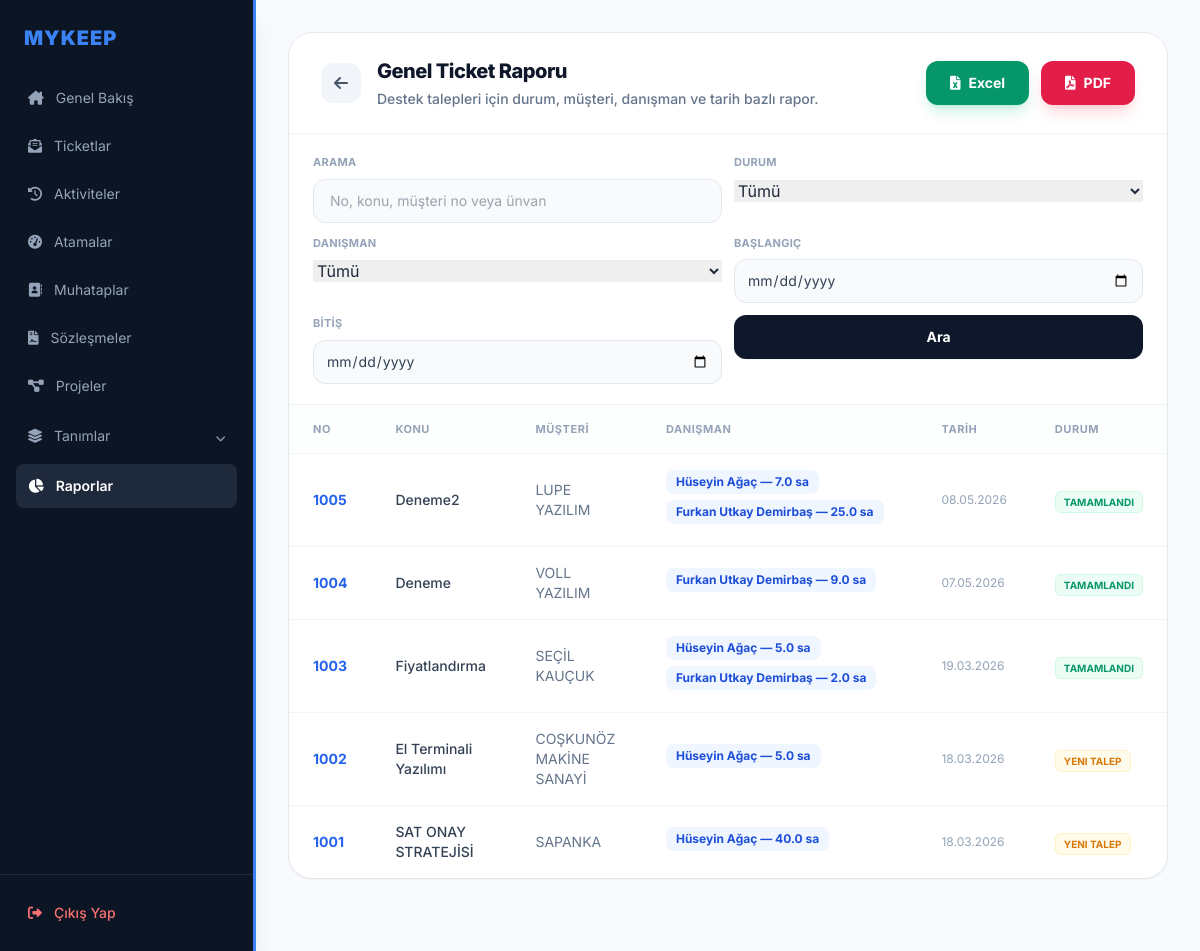
Page /raporlar/ticket/ (signed in) on the earlier database version.
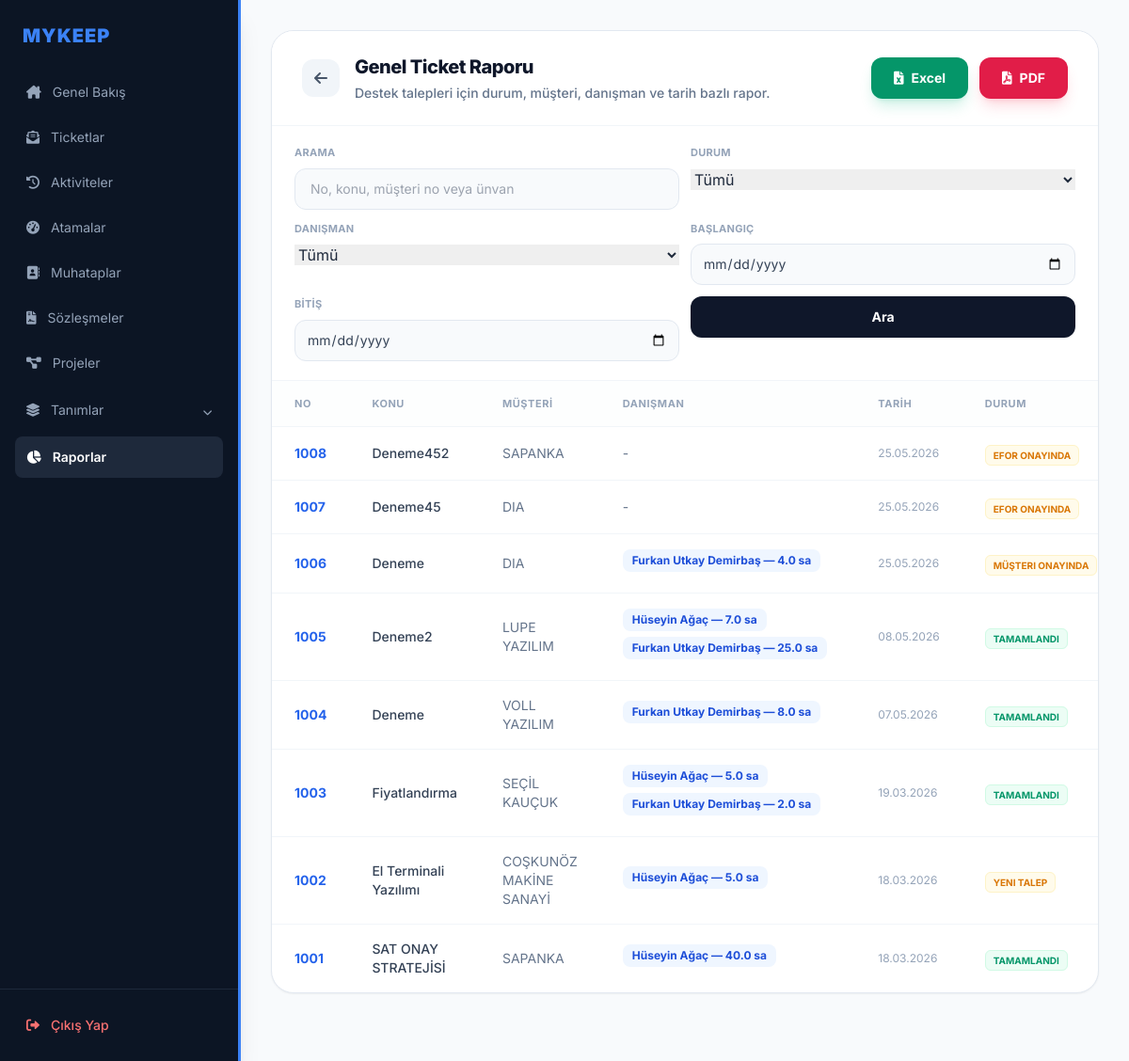
Same page on the later database version.
### ticket/models.py (models this page shows, shortened)
class ticket(models.Model):
    ticketno = models.IntegerField(primary_key=True, unique=True, blank=True)
    konu: models.CharField= models.CharField(max_length=100)
    unvan = models.ForeignKey("muhatap.muhatap", to_field="unvan", on_delete=models.CASCADE, null=True)
    sozlesmeno = models.ForeignKey("sozlesme.sozlesmeler", to_field="sozlesmeno", on_delete=models.CASCADE, null=True)
    bolumkod = models.ForeignKey("modul.bolum", to_field="kod", on_delete=models.CASCADE, null=True)
    destekturu = models.ForeignKey("destekturu.destektur", to_field="definition", on_delete=models.PROTECT, null=True)
    taleptarih = models.DateTimeField(default=timezone.now)
    termintarih = models.DateTimeField(null=True, blank=True)
    oncelikkod = models.ForeignKey("destekturu.oncelik", to_field="kod", on_delete=models.CASCADE, null=True)
    aciklama = models.TextField(null=True, blank=True)
    durumtanim = models.ForeignKey("statu", to_field="durumtanim", on_delete=models.CASCADE, null=True)
    faturadurum = models.ForeignKey("faturalama", to_field="faturadurum", on_delete=models.CASCADE, null=True)
    danisman = models.ManyToManyField("modul.danisman", blank=True, related_name="ticket_danismanlar")
    efor = models.FloatField(null=True, blank=True)
    onay = models.BooleanField(default=False)
    musteri_ticket_no = models.CharField(max_length=50, null=True, blank=True, verbose_name="Müşteri Ticket No")

class statu(models.Model):
    durumtanim = models.CharField(max_length=70, null=True, unique=True)

### muhatap/models.py (models this page shows, shortened)
class muhatap(models.Model):
    unvan = models.CharField(max_length=100,unique=True)
    vkn = models.CharField(max_length=11)
    adres = models.TextField()
    telefon =models.CharField(max_length=10, null=True)
    grupkod = models.ForeignKey("hesapgrubu", to_field="grupkod", on_delete=models.CASCADE ,null=True)
    slug = models.SlugField(max_length=100,unique=True,null=True)
    aktif = models.BooleanField(default=False,null=True)

### modul/models.py (models this page shows, shortened)
class danisman(models.Model):
    username = models.CharField(max_length=10, unique=True)
    isim = models.CharField(max_length=40)
    email = models.EmailField(max_length=100, null=True, blank=True)
    telefon = models.CharField(max_length=10)
    tur = models.CharField(
        max_length=20,
        choices=[('İç Kaynak', 'İç Kaynak'), ('Dış Kaynak', 'Dış Kaynak')],
        default='İç Kaynak',
        verbose_name="Danışman Türü"
    )
    yetkinlik = models.ManyToManyField(bolum, related_name="yetkinlikler")

### raporlar/views.py (the view)
# urls.py: path('raporlar/ticket/', raporlar_views.ticket_rapor_detay, name='ticket_rapor_detay'),
def ticket_rapor_detay(request):
    ticketlar = _ticket_queryset(request)
    context = _filter_context(request)
    context.update({
        "ticketlar": ticketlar,
        "rapor_baslik": "Genel Ticket Raporu",
        "rapor_aciklama": "Destek talepleri için durum, müşteri, danışman ve tarih bazlı rapor.",
        "show_excel": True,
        "export_excel_url": reverse("rapor_indir_excel"),
        "export_pdf_url": reverse("ticket_rapor_pdf"),
    })
    return render(request, "ticket_rapor_detay.html", context)

### templates/ticket_rapor_detay.html (shortened to what the changed rows need)
{% extends 'base.html' %}
{% block content %}
<div class="bg-white border border-slate-200 rounded-3xl shadow-sm overflow-hidden mb-10">
    <div class="px-8 py-6 border-b border-slate-100 flex justify-between items-center bg-white">
        <div class="flex items-center space-x-4">
            <div>
                <h2 class="text-xl font-extrabold text-slate-900 tracking-tight">{{ rapor_baslik }}</h2>
            </div>
        </div>
    </div>
    <div class="overflow-x-auto">
        <table class="w-full text-left border-collapse">
            <thead>
                <tr class="text-[11px] uppercase tracking-wider text-slate-400 font-bold border-b border-slate-100 bg-slate-50/30">
                    <th class="px-6 py-4">No</th>
                    <th class="px-6 py-4">Konu</th>
                    <th class="px-6 py-4">Müşteri</th>
                    <th class="px-6 py-4">Danışman</th>
                    <th class="px-6 py-4">Tarih</th>
                    <th class="px-6 py-4">Durum</th>
                </tr>
            </thead>
            <tbody class="divide-y divide-slate-100">
                {% for t in ticketlar %}
                <tr class="hover:bg-slate-50/80 transition group">
                    <td class="px-6 py-4 text-sm font-bold text-blue-600">
                        <a href="{% url 'ticket_duzenle' t.pk %}" class="hover:underline hover:text-blue-800 transition">{{ t.ticketno }}</a>
                    </td>
                    <td class="px-6 py-4 text-sm text-slate-700 font-medium">
                        <a href="{% url 'ticket_duzenle' t.pk %}" class="hover:text-blue-600 transition">{{ t.konu }}</a>
                    </td>
                    <td class="px-6 py-4 text-sm text-slate-500">
                        {% if t.unvan %}
                            <a href="{% url 'muhatap_duzenle' t.unvan.pk %}" class="hover:text-blue-600 hover:underline transition">{{ t.unvan.unvan }}</a>
                        {% else %}
                            -
                        {% endif %}
                    </td>
                    <td class="px-6 py-4 text-sm text-slate-500">
                        {% for d_info in t.danisman_efor_detay %}
                            <a href="{% url 'danisman_duzenle' d_info.danisman.pk %}" class="inline-flex items-center px-2.5 py-1 rounded-lg bg-blue-50 text-blue-700 text-xs font-bold mr-1.5 mb-1.5 hover:bg-blue-100 hover:underline transition whitespace-nowrap">
                                {{ d_info.danisman.isim }} &mdash; {{ d_info.efor|default:"0" }} sa
                            </a>
                        {% empty %}
                            -
                        {% endfor %}
                    </td>
                    <td class="px-6 py-4 text-xs text-slate-400 whitespace-nowrap">{{ t.taleptarih|date:"d.m.Y" }}</td>
                    <td class="px-6 py-4 whitespace-nowrap">
                        {% if t.durumtanim and t.durumtanim.durumtanim == "Tamamlandı" %}
                            <span class="px-2 py-1 bg-emerald-50 text-emerald-600 text-[10px] font-bold rounded-md border border-emerald-100 whitespace-nowrap">TAMAMLANDI</span>
                        {% elif t.durumtanim %}
                            <span class="px-2 py-1 bg-amber-50 text-amber-600 text-[10px] font-bold rounded-md border border-amber-100 whitespace-nowrap">{{ t.durumtanim.durumtanim|upper }}</span>
                        {% else %}
                            <span class="px-2 py-1 bg-slate-100 text-slate-500 text-[10px] font-bold rounded-md border border-slate-200 whitespace-nowrap">BELİRTİLMEDİ</span>
                        {% endif %}
                    </td>
                </tr>
                {% empty %}
                <tr>
                    <td colspan="7" class="px-6 py-10 text-center text-slate-400 text-sm italic">Raporda gösterilecek kayıt bulunamadı.</td>
                </tr>
                {% endfor %}
            </tbody>
        </table>
    </div>
</div>
{% endblock %}

Differences in the rows shown:
added ticket: ticketno "1008", konu "Deneme452", unvan.unvan "SAPANKA", taleptarih "25.05.2026", durumtanim.durumtanim "EFOR ONAYINDA"
added ticket: ticketno "1007", konu "Deneme45", unvan.unvan "DIA", taleptarih "25.05.2026", durumtanim.durumtanim "EFOR ONAYINDA"
added ticket: ticketno "1006", konu "Deneme", unvan.unvan "DIA", taleptarih "25.05.2026", durumtanim.durumtanim "MÜŞTERI ONAYINDA", danisman (danisman.isim "Furkan Utkay Demirbaş", efor "4.0")
computed for danisman "Furkan Utkay Demirbaş": efor "9.0" → "8.0"
changed ticket "SAT ONAY STRATEJİSİ": durumtanim.durumtanim "YENI TALEP" → (not shown); now shows "TAMAMLANDI"
